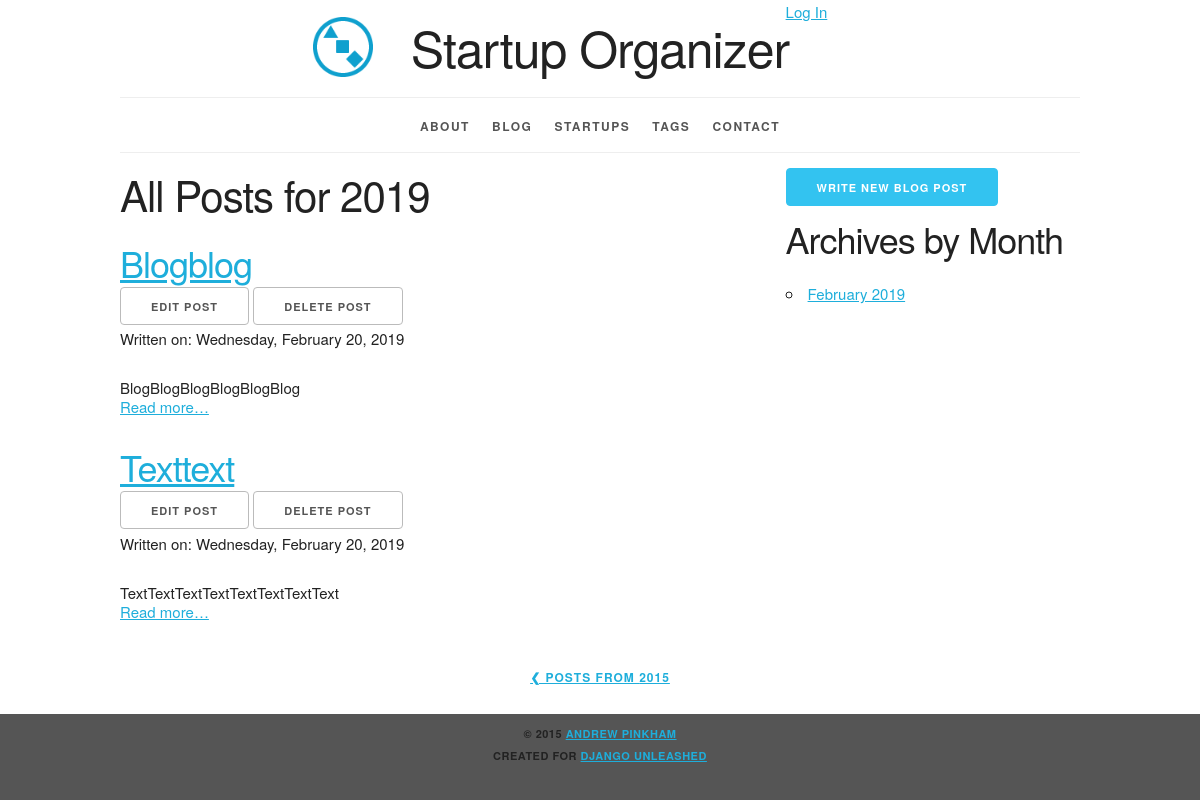
The app's page /blog/2019/ with its own data.
### blog/models.py (models this page shows, shortened)
class Post(models.Model):
    title = models.CharField(max_length=63)
    slug = models.SlugField(
        max_length=63,
        help_text='A label for URL config',
        unique_for_month='pub_date')
    text = models.TextField()
    pub_date = models.DateField(
        'date published',
        auto_now_add=True)
    tags = models.ManyToManyField(
        Tag,
        blank=True,
        related_name='blog_posts')
    startups = models.ManyToManyField(
        Startup,
        blank=True,
        related_name='blog_posts')
    class Meta:
        verbose_name = 'blog post'
        ordering = ['-pub_date', 'title']
        get_latest_by = 'pub_date'
    def get_absolute_url(self):
        return reverse(
            'blog_post_detail',
            kwargs={'year': self.pub_date.year,
                    'month': self.pub_date.month,
                    'slug': self.slug})
    def get_delete_url(self):
        return reverse(
            'blog_post_delete',
            kwargs={'year': self.pub_date.year,
                    'month': self.pub_date.month,
                    'slug': self.slug})
    def get_update_url(self):
        return reverse(
            'blog_post_update',
            kwargs={'year': self.pub_date.year,
                    'month': self.pub_date.month,
                    'slug': self.slug})

### blog/views.py (the view)
class PostArchiveYear(YearArchiveView):
    model = Post
    date_field = 'pub_date'
    make_object_list = True

### blog/templates/blog/post_archive_year.html (shortened to what this page needs)
{% extends parent_template|default:"blog/base_blog.html" %}
{% block content %}
<div class="row">
  <div class="eight columns">
    <h2>All Posts for {{ year|date:"Y" }}</h2>
    {% for post in post_list %}
      <article class="list-item">
        <header>
          <h3>
            <a href="{{ post.get_absolute_url }}">
              {{ post.title|title }}
          </a></h3>
            <ul class="inline">
                <li>
                  <a
                      href="{{ post.get_update_url }}"
                      class="button">
                    Edit Post</a></li>
                <li>
                  <a
                      href="{{ post.get_delete_url }}"
                      class="button">
                    Delete Post</a></li>
            </ul>
          <p>
            Written on:
            <time datetime="{{ post.pub_date|date:"Y-m-d" }}">
              {{ post.pub_date|date:"l, F j, Y" }}
            </time>
          </p>
        </header>
        <p>{{ post.text|truncatewords:20 }}</p>
        <p class="read-more">
          <a href="{{ post.get_absolute_url }}">
              Read more&hellip;
        </a><p>
      </article>
    {% endfor %}
  </div>
  <div class="desktop four columns">
      <a
        href="{% url 'blog_post_create' %}"
        class="button button-primary">
      Write New Blog Post</a>
    <h3>Archives by Month</h3>
    <ul>
      {% for m in date_list %}
      <li><a href="{% url 'blog_post_archive_month' m|date:"Y" m|date:"n" %}">
          {{ m|date:"F Y" }}</a></li>
      {% endfor %}
    </ul>
  </div>
</div>
<div class="row">
  <div class="twelve columns">
    <ul class="pagination">
      {% if previous_year %}
        <li>
          <a href="{% url 'blog_post_archive_year' previous_year|date:"Y" %}">
            ❮ Posts from {{ previous_year|date:"Y" }}</a>
        </li>
      {% endif %}
    </ul>
  </div>
</div>
{% endblock %}

### static/site/skeleton.css (style rules this page uses)
.column, .columns { width: 100%; float: left; box-sizing: border-box; }
@media (min-width: 550px) { .column, .columns { margin-left: 4%; } }
@media (min-width: 550px) { .column:first-child, .columns:first-child { margin-left: 0; } }
@media (min-width: 550px) { .four.columns { width: 30.6666666667%; } }
@media (min-width: 550px) { .eight.columns { width: 65.3333333333%; } }
@media (min-width: 550px) { .twelve.columns { width: 100%; margin-left: 0; } }
html { font-size: 62.5%; }
body { font-size: 1.5em; line-height: 1.6; font-weight: 400; font-family: "Raleway", "HelveticaNeue", "Helvetica Neue", Helvetica, Arial, sans-serif; color: #222; }
h1, h2, h3, h4, h5, h6 { margin-top: 0; margin-bottom: 2rem; font-weight: 300; }
h2 { font-size: 3.6rem; line-height: 1.25; letter-spacing: -.1rem; }
h3 { font-size: 3.0rem; line-height: 1.3; letter-spacing: -.1rem; }
@media (min-width: 550px) { h2 { font-size: 4.2rem; } }
@media (min-width: 550px) { h3 { font-size: 3.6rem; } }
p { margin-top: 0; }
a { color: #1EAEDB; }
.button, button, input[type="submit"], input[type="reset"], input[type="button"] { display: inline-block; height: 38px; padding: 0 30px; color: #555; text-align: center; font-size: 11px; font-weight: 600; line-height: 38px; letter-spacing: .1rem; text-transform: uppercase; text-decoration: none; white-space: nowrap; background-color: transparent; border-radius: 4px; border: 1px solid #bbb; cursor: pointer; box-sizing: border-box; }
.button.button-primary, button.button-primary, input[type="submit"].button-primary, input[type="reset"].button-primary, input[type="button"].button-primary { color: #FFF; background-color: #33C3F0; border-color: #33C3F0; }
ul { list-style: circle inside; }
ol, ul { padding-left: 0; margin-top: 0; }
li { margin-bottom: 1rem; }
button, .button { margin-bottom: 1rem; }
pre, blockquote, dl, figure, table, p, ul, ol, form { margin-bottom: 2.5rem; }
.container:after, .row:after, .u-cf { content: ""; display: table; clear: both; }

### static/site/style.css (style rules this page uses)
.desktop { display: none; }
@media (min-width: 550px) { .desktop { display: block; } }
html { height: 100%; background-color: #555; }
body { background-color: white; }
article h3 { margin: 0; padding: 0; }
.read-more { padding: 0; margin: -2em 0 0; }
.inline { list-style-type: none; padding: 0; margin: 0 0 -0.5em; }
.inline li { display: inline; }
.pagination li { display: inline-block; padding: 0; margin: 0 1em; font-weight: 600; text-transform: uppercase; font-size: 1.2rem; letter-spacing: .10rem; }
.pagination { margin: 0; padding: 1em 0; list-style-type: none; text-align: center; }

### records on screen
Post: title "Blogblog", pub_date "Wednesday, February 20, 2019", text "BlogBlogBlogBlogBlogBlog"
Post: title "Texttext", pub_date "Wednesday, February 20, 2019", text "TextTextTextTextTextTextTextText"

### other values on screen
{{ year|date:"Y" }} "2019"
{{ m|date:"F Y" }} "February 2019"
{{ previous_year|date:"Y" }} "2015"
